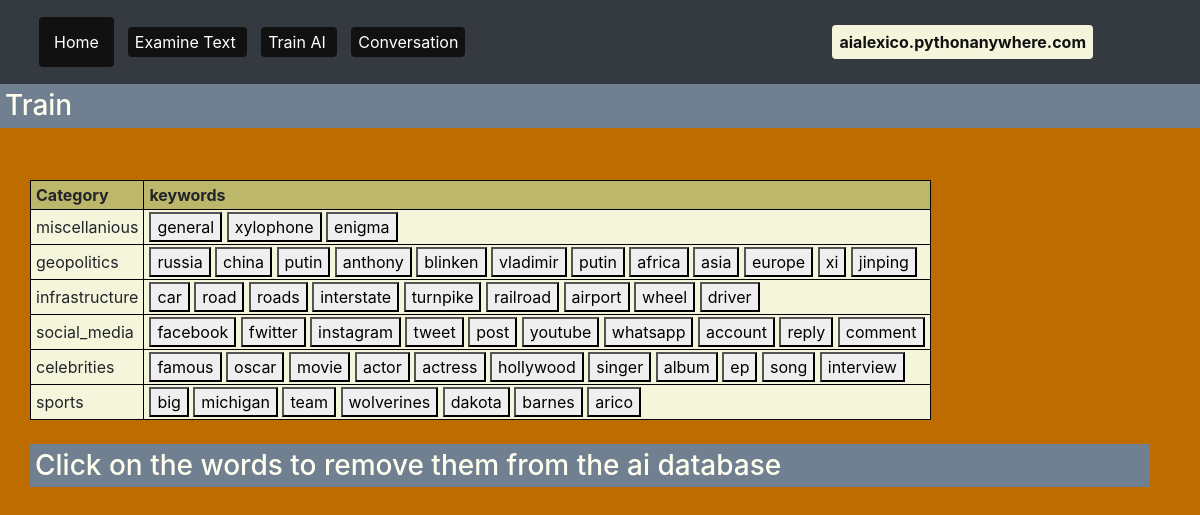
/train, run on an earlier commit of the app's database.
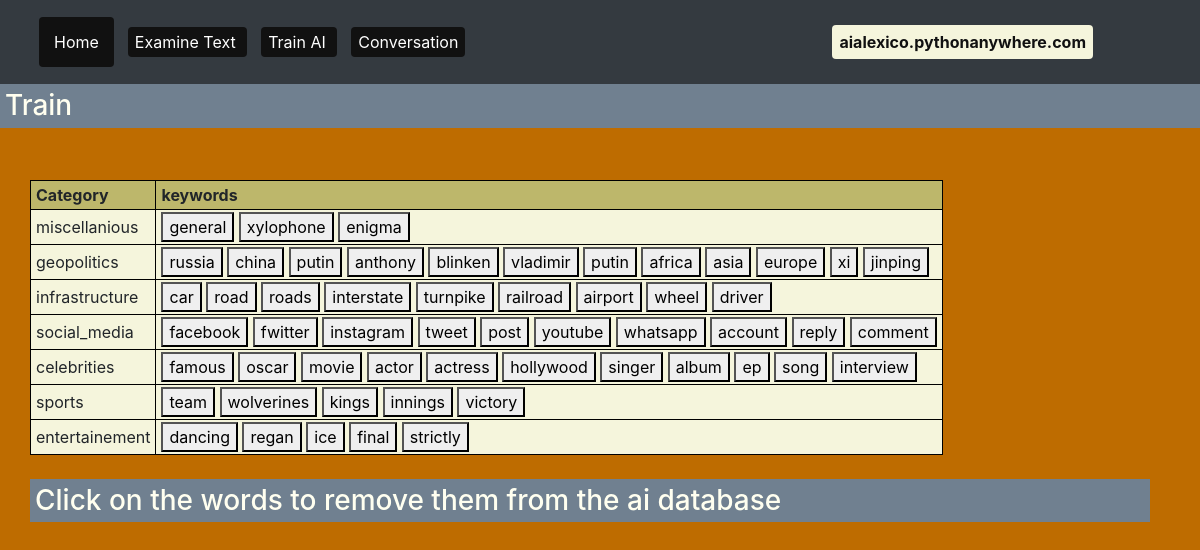
And on a later commit of the database.
### tables this page shows
CREATE TABLE topics
        (topic_id integer primary key autoincrement,
        name text,
        word_list text);

### flask_app.py (the view, shortened to what this page needs)
@app.route('/train', methods=["GET","POST"])
def train():
    ai_dict = get_ai_dict()
    new_dict = {}
    for el in ai_dict:
        temp_list = []
        words_splitted = ai_dict[el].split(" ")
        new_dict[el] = words_splitted
    return render_template("train.html", ai_dict=new_dict)

### db.py (called while the page is built)
def get_ai_dict():
    result = sql.execute("select * from topics")
    data = result.fetchall()
    output = {}
    for item in data:
        output[item[1]] = item[2]
    return output

### templates/train.html (shortened to what this page needs)
{% extends 'layout.html' %}
{% set page_title="train" %}
{% block content %}
    <h3>Train</h3>
    <br>
    <div class="container">
        <form method="POST">
            <table>
                <tr><th>Category</th><th>keywords</th></tr>
                {% for key in ai_dict %}
                <tr>
                    <td>{{key}}</td>
                    <td>
                        {% for word in ai_dict[key] %}
                            <button type="submit" name="word" value="{{key}} {{word}}">{{word}}</button>
                        {% endfor %}
                    </td>
                </tr>
                {% endfor %}
            </table>
        </form>
        <br>
        <h3>Click on the words to remove them from the ai database</h3>
    </div>
{% endblock %}

### templates/layout.html (shortened to what this page needs)
<!doctype html>
<html>
    <head>
        <link rel="stylesheet" href="https://stackpath.bootstrapcdn.com/bootstrap/4.5.0/css/bootstrap.min.css">
        <link rel ="stylesheet" href="{{url_for('static', filename='stylesheets/layout.css')}}">
    </head>
    <body>
        {% block navbar %}
            {% include "navbar.html" %}
        {% endblock %}
        {% block content %}
        {% endblock %}
    </body>
</html>

### templates/navbar.html (shortened to what this page needs)
<nav class="navbar navbar-dark bg-dark">
    <nav class="navbar navbar-expand-lg navbar-light bg-dark">
        <div class="collapse navbar-collapse" id="navbarText">
          <ul class="navbar-nav mr-auto">
            <li class="nav-item active">
              <a class="nav-link" href="{{ url_for('home_page') }}">Home <span class="sr-only">(current)</span></a>
            </li>
          </ul>
          <span class="navbar-text">
            <a class="nav-item" href="{{url_for('examine')}}">
              Examine Text
            </a>
            <a class="nav-item" href="{{url_for('train')}}">
              Train AI
            </a>
            <a class="nav-item" href="{{url_for('conversation')}}">
              Conversation
            </a>
          </span>
          <span class="site-url">aialexico.pythonanywhere.com</span>
        </div>
      </nav>
</nav>

### static/stylesheets/layout.css (style rules this page uses)
body { background-color: #be6c00; background-size: cover; }
h1, h2, h3 { color: ivory; background-color: slategrey; padding: 5px; }
p, a { font-size: 16px; }
table, th, td, tr { border: 1px black solid; padding: 2px 5px; background-color: beige; }
th { background-color: darkkhaki; }
.nav-item { background-color: #111; color: beige; padding: 5px 7px; margin: 1px 7px; border-radius: 4px; }
.container { margin: 10px 20px; padding: 10px; }
.site-url { position:fixed; display: block; background-color: beige; font-weight: bold; color: #111; padding: 5px 7px; margin: 1px 7px; border-radius: 4px; right: 100px; }

What changed in the data, as far as the page shows it:
added topics: name "entertainement", key "dancing" "regan" "ice" "final" "strictly"
Also different on the page:
new list line: "kings"
new list line: "innings"
new list line: "victory"
list line gone: "big"
list line gone: "michigan"
list line gone: "dakota"
list line gone: "barnes"
list line gone: "arico"
